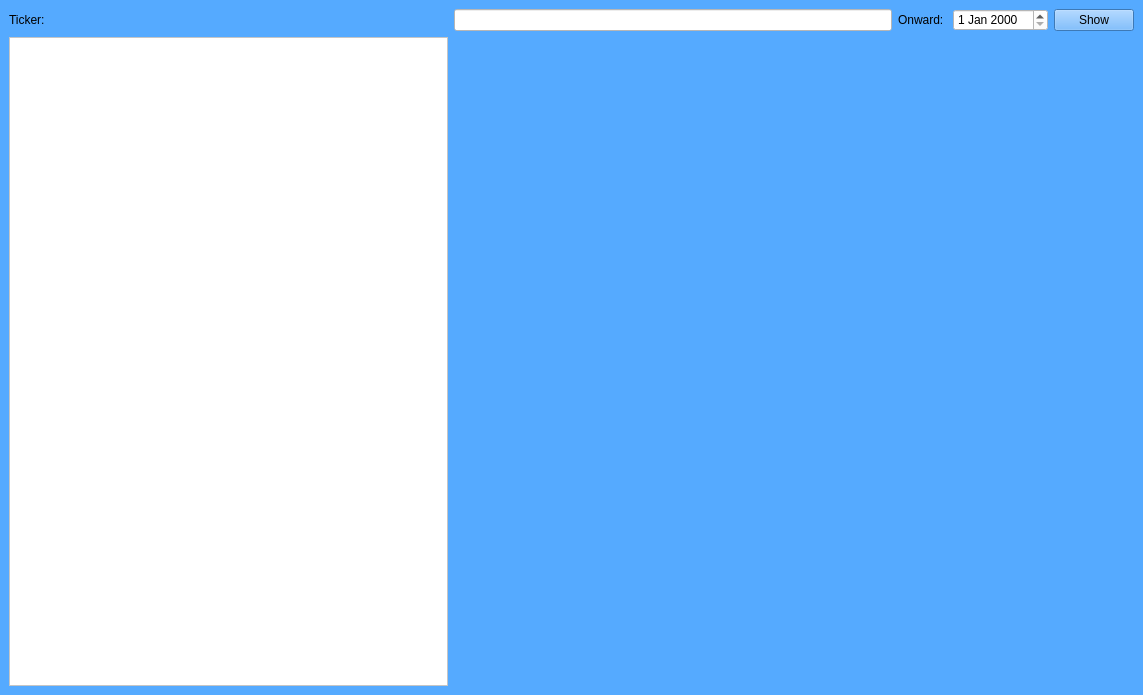
<?xml version="1.0" encoding="UTF-8"?>
<ui version="4.0">
 <class>DivWindow</class>
 <widget class="QMainWindow" name="DivWindow">
  <property name="geometry">
   <rect>
    <x>0</x>
    <y>0</y>
    <width>1143</width>
    <height>695</height>
   </rect>
  </property>
  <property name="palette">
   <palette>
    <active>
     <colorrole role="WindowText">
      <brush brushstyle="SolidPattern">
       <color alpha="255">
        <red>0</red>
        <green>0</green>
        <blue>0</blue>
       </color>
      </brush>
     </colorrole>
     <colorrole role="Button">
      <brush brushstyle="SolidPattern">
       <color alpha="255">
        <red>85</red>
        <green>170</green>
        <blue>255</blue>
       </color>
      </brush>
     </colorrole>
     <colorrole role="Light">
      <brush brushstyle="SolidPattern">
       <color alpha="255">
        <red>212</red>
        <green>234</green>
        <blue>255</blue>
       </color>
      </brush>
     </colorrole>
     <colorrole role="Midlight">
      <brush brushstyle="SolidPattern">
       <color alpha="255">
        <red>148</red>
        <green>202</green>
        <blue>255</blue>
       </color>
      </brush>
     </colorrole>
     <colorrole role="Dark">
      <brush brushstyle="SolidPattern">
       <color alpha="255">
        <red>42</red>
        <green>85</green>
        <blue>127</blue>
       </color>
      </brush>
     </colorrole>
     <colorrole role="Mid">
      <brush brushstyle="SolidPattern">
       <color alpha="255">
        <red>57</red>
        <green>113</green>
        <blue>170</blue>
       </color>
      </brush>
     </colorrole>
     <colorrole role="Text">
      <brush brushstyle="SolidPattern">
       <color alpha="255">
        <red>0</red>
        <green>0</green>
        <blue>0</blue>
       </color>
      </brush>
     </colorrole>
     <colorrole role="BrightText">
      <brush brushstyle="SolidPattern">
       <color alpha="255">
        <red>255</red>
        <green>255</green>
        <blue>255</blue>
       </color>
      </brush>
     </colorrole>
     <colorrole role="ButtonText">
      <brush brushstyle="SolidPattern">
       <color alpha="255">
        <red>0</red>
        <green>0</green>
        <blue>0</blue>
       </color>
      </brush>
     </colorrole>
     <colorrole role="Base">
      <brush brushstyle="SolidPattern">
       <color alpha="255">
        <red>255</red>
        <green>255</green>
        <blue>255</blue>
       </color>
      </brush>
     </colorrole>
     <colorrole role="Window">
      <brush brushstyle="SolidPattern">
       <color alpha="255">
        <red>85</red>
        <green>170</green>
        <blue>255</blue>
       </color>
      </brush>
     </colorrole>
     <colorrole role="Shadow">
      <brush brushstyle="SolidPattern">
       <color alpha="255">
        <red>0</red>
        <green>0</green>
        <blue>0</blue>
       </color>
      </brush>
     </colorrole>
     <colorrole role="AlternateBase">
      <brush brushstyle="SolidPattern">
       <color alpha="255">
        <red>170</red>
        <green>212</green>
        <blue>255</blue>
       </color>
      </brush>
     </colorrole>
     <colorrole role="ToolTipBase">
      <brush brushstyle="SolidPattern">
       <color alpha="255">
        <red>255</red>
        <green>255</green>
        <blue>220</blue>
       </color>
      </brush>
     </colorrole>
     <colorrole role="ToolTipText">
      <brush brushstyle="SolidPattern">
       <color alpha="255">
        <red>0</red>
        <green>0</green>
        <blue>0</blue>
       </color>
      </brush>
     </colorrole>
     <colorrole role="PlaceholderText">
      <brush brushstyle="SolidPattern">
       <color alpha="128">
        <red>0</red>
        <green>0</green>
        <blue>0</blue>
       </color>
      </brush>
     </colorrole>
    </active>
    <inactive>
     <colorrole role="WindowText">
      <brush brushstyle="SolidPattern">
       <color alpha="255">
        <red>0</red>
        <green>0</green>
        <blue>0</blue>
       </color>
      </brush>
     </colorrole>
     <colorrole role="Button">
      <brush brushstyle="SolidPattern">
       <color alpha="255">
        <red>85</red>
        <green>170</green>
        <blue>255</blue>
       </color>
      </brush>
     </colorrole>
     <colorrole role="Light">
      <brush brushstyle="SolidPattern">
       <color alpha="255">
        <red>212</red>
        <green>234</green>
        <blue>255</blue>
       </color>
      </brush>
     </colorrole>
     <colorrole role="Midlight">
      <brush brushstyle="SolidPattern">
       <color alpha="255">
        <red>148</red>
        <green>202</green>
        <blue>255</blue>
       </color>
      </brush>
     </colorrole>
     <colorrole role="Dark">
      <brush brushstyle="SolidPattern">
       <color alpha="255">
        <red>42</red>
        <green>85</green>
        <blue>127</blue>
       </color>
      </brush>
     </colorrole>
     <colorrole role="Mid">
      <brush brushstyle="SolidPattern">
       <color alpha="255">
        <red>57</red>
        <green>113</green>
        <blue>170</blue>
       </color>
      </brush>
     </colorrole>
     <colorrole role="Text">
      <brush brushstyle="SolidPattern">
       <color alpha="255">
        <red>0</red>
        <green>0</green>
        <blue>0</blue>
       </color>
      </brush>
     </colorrole>
     <colorrole role="BrightText">
      <brush brushstyle="SolidPattern">
       <color alpha="255">
        <red>255</red>
        <green>255</green>
        <blue>255</blue>
       </color>
      </brush>
     </colorrole>
     <colorrole role="ButtonText">
      <brush brushstyle="SolidPattern">
       <color alpha="255">
        <red>0</red>
        <green>0</green>
        <blue>0</blue>
       </color>
      </brush>
     </colorrole>
     <colorrole role="Base">
      <brush brushstyle="SolidPattern">
       <color alpha="255">
        <red>255</red>
        <green>255</green>
        <blue>255</blue>
       </color>
      </brush>
     </colorrole>
     <colorrole role="Window">
      <brush brushstyle="SolidPattern">
       <color alpha="255">
        <red>85</red>
        <green>170</green>
        <blue>255</blue>
       </color>
      </brush>
     </colorrole>
     <colorrole role="Shadow">
      <brush brushstyle="SolidPattern">
       <color alpha="255">
        <red>0</red>
        <green>0</green>
        <blue>0</blue>
       </color>
      </brush>
     </colorrole>
     <colorrole role="AlternateBase">
      <brush brushstyle="SolidPattern">
       <color alpha="255">
        <red>170</red>
        <green>212</green>
        <blue>255</blue>
       </color>
      </brush>
     </colorrole>
     <colorrole role="ToolTipBase">
      <brush brushstyle="SolidPattern">
       <color alpha="255">
        <red>255</red>
        <green>255</green>
        <blue>220</blue>
       </color>
      </brush>
     </colorrole>
     <colorrole role="ToolTipText">
      <brush brushstyle="SolidPattern">
       <color alpha="255">
        <red>0</red>
        <green>0</green>
        <blue>0</blue>
       </color>
      </brush>
     </colorrole>
     <colorrole role="PlaceholderText">
      <brush brushstyle="SolidPattern">
       <color alpha="128">
        <red>0</red>
        <green>0</green>
        <blue>0</blue>
       </color>
      </brush>
     </colorrole>
    </inactive>
    <disabled>
     <colorrole role="WindowText">
      <brush brushstyle="SolidPattern">
       <color alpha="255">
        <red>42</red>
        <green>85</green>
        <blue>127</blue>
       </color>
      </brush>
     </colorrole>
     <colorrole role="Button">
      <brush brushstyle="SolidPattern">
       <color alpha="255">
        <red>85</red>
        <green>170</green>
        <blue>255</blue>
       </color>
      </brush>
     </colorrole>
     <colorrole role="Light">
      <brush brushstyle="SolidPattern">
       <color alpha="255">
        <red>212</red>
        <green>234</green>
        <blue>255</blue>
       </color>
      </brush>
     </colorrole>
     <colorrole role="Midlight">
      <brush brushstyle="SolidPattern">
       <color alpha="255">
        <red>148</red>
        <green>202</green>
        <blue>255</blue>
       </color>
      </brush>
     </colorrole>
     <colorrole role="Dark">
      <brush brushstyle="SolidPattern">
       <color alpha="255">
        <red>42</red>
        <green>85</green>
        <blue>127</blue>
       </color>
      </brush>
     </colorrole>
     <colorrole role="Mid">
      <brush brushstyle="SolidPattern">
       <color alpha="255">
        <red>57</red>
        <green>113</green>
        <blue>170</blue>
       </color>
      </brush>
     </colorrole>
     <colorrole role="Text">
      <brush brushstyle="SolidPattern">
       <color alpha="255">
        <red>42</red>
        <green>85</green>
        <blue>127</blue>
       </color>
      </brush>
     </colorrole>
     <colorrole role="BrightText">
      <brush brushstyle="SolidPattern">
       <color alpha="255">
        <red>255</red>
        <green>255</green>
        <blue>255</blue>
       </color>
      </brush>
     </colorrole>
     <colorrole role="ButtonText">
      <brush brushstyle="SolidPattern">
       <color alpha="255">
        <red>42</red>
        <green>85</green>
        <blue>127</blue>
       </color>
      </brush>
     </colorrole>
     <colorrole role="Base">
      <brush brushstyle="SolidPattern">
       <color alpha="255">
        <red>85</red>
        <green>170</green>
        <blue>255</blue>
       </color>
      </brush>
     </colorrole>
     <colorrole role="Window">
      <brush brushstyle="SolidPattern">
       <color alpha="255">
        <red>85</red>
        <green>170</green>
        <blue>255</blue>
       </color>
      </brush>
     </colorrole>
     <colorrole role="Shadow">
      <brush brushstyle="SolidPattern">
       <color alpha="255">
        <red>0</red>
        <green>0</green>
        <blue>0</blue>
       </color>
      </brush>
     </colorrole>
     <colorrole role="AlternateBase">
      <brush brushstyle="SolidPattern">
       <color alpha="255">
        <red>85</red>
        <green>170</green>
        <blue>255</blue>
       </color>
      </brush>
     </colorrole>
     <colorrole role="ToolTipBase">
      <brush brushstyle="SolidPattern">
       <color alpha="255">
        <red>255</red>
        <green>255</green>
        <blue>220</blue>
       </color>
      </brush>
     </colorrole>
     <colorrole role="ToolTipText">
      <brush brushstyle="SolidPattern">
       <color alpha="255">
        <red>0</red>
        <green>0</green>
        <blue>0</blue>
       </color>
      </brush>
     </colorrole>
     <colorrole role="PlaceholderText">
      <brush brushstyle="SolidPattern">
       <color alpha="128">
        <red>0</red>
        <green>0</green>
        <blue>0</blue>
       </color>
      </brush>
     </colorrole>
    </disabled>
   </palette>
  </property>
  <property name="windowTitle">
   <string>MainWindow</string>
  </property>
  <property name="styleSheet">
   <string notr="true"/>
  </property>
  <widget class="QWidget" name="centralwidget">
   <layout class="QGridLayout" name="gridLayout">
    <item row="0" column="0">
     <widget class="QLabel" name="label">
      <property name="styleSheet">
       <string notr="true">font: 12pt &quot;MS Shell Dlg 2&quot;;</string>
      </property>
      <property name="text">
       <string>Ticker:</string>
      </property>
     </widget>
    </item>
    <item row="0" column="1">
     <widget class="QLineEdit" name="DivTicker">
      <property name="styleSheet">
       <string notr="true">background-color: rgb(255, 255, 255);</string>
      </property>
     </widget>
    </item>
    <item row="0" column="2" colspan="2">
     <widget class="QLabel" name="label_2">
      <property name="styleSheet">
       <string notr="true">font: 12pt &quot;MS Shell Dlg 2&quot;;</string>
      </property>
      <property name="text">
       <string>Onward: </string>
      </property>
     </widget>
    </item>
    <item row="0" column="4">
     <widget class="QDateEdit" name="DivDate">
      <property name="styleSheet">
       <string notr="true">background-color: rgb(255, 255, 255);</string>
      </property>
     </widget>
    </item>
    <item row="0" column="5">
     <widget class="QPushButton" name="ShowDiv">
      <property name="styleSheet">
       <string notr="true">font: 10pt &quot;MS Shell Dlg 2&quot;;</string>
      </property>
      <property name="text">
       <string>Show</string>
      </property>
     </widget>
    </item>
    <item row="1" column="0">
     <widget class="QTableView" name="DivView">
      <property name="styleSheet">
       <string notr="true">background-color: rgb(255, 255, 255);</string>
      </property>
     </widget>
    </item>
    <item row="1" column="1" colspan="5">
     <widget class="MplWidget" name="DivPlot" native="true">
      <property name="font">
       <font>
        <pointsize>10</pointsize>
       </font>
      </property>
     </widget>
    </item>
   </layout>
  </widget>
 </widget>
 <customwidgets>
  <customwidget>
   <class>MplWidget</class>
   <extends>QWidget</extends>
   <header>mplwidget.h</header>
   <container>1</container>
  </customwidget>
 </customwidgets>
 <resources/>
 <connections/>
</ui>
